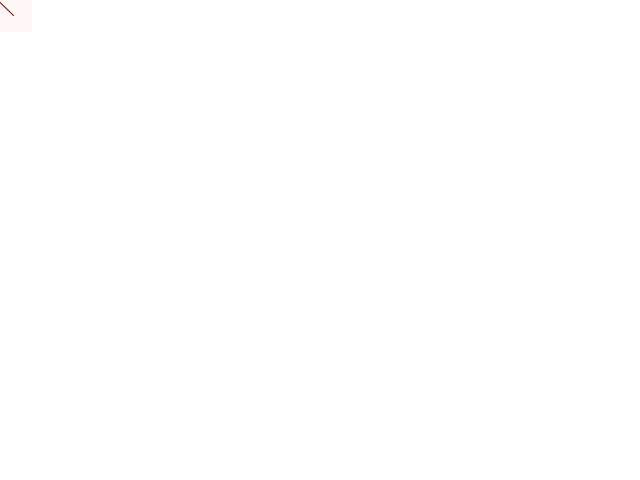
Frame 1 (no input)
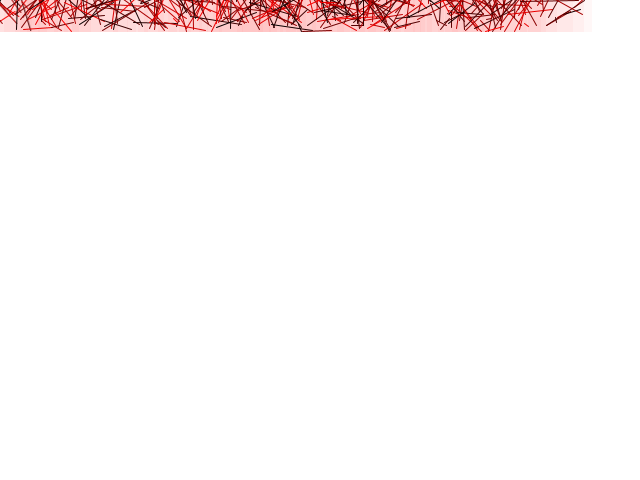
Frame 60 (the mouse pressed at the canvas centre just before this capture)
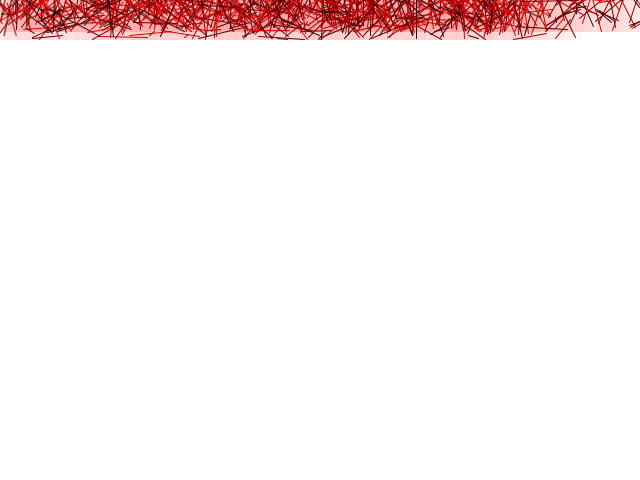
Frame 120 (the mouse held since frame 60 and released just before this capture)

The Processing sketch that drew these frames (run headless with seeded random() and noise(); from frame 60 on, the mouse is pressed at the canvas centre):

// Processing sketch: sketch_12_offscreen_drawing
// ── sketch_12_offscreen_drawing.pde
PGraphics pg;

float x;
float y;

void setup() {
    size( 640, 480 );
    smooth();

    pg = createGraphics( 64, 64, JAVA2D );

    background( 255 );
    imageMode( CENTER );

    x = 0;
    y = 0;
}

void draw() {
    pg.beginDraw();
    pg.background( 255, 0, 0, 8 );
    pg.smooth();

    for( int i = 0; i < 8; i++ ) {
        pg.stroke( random( 255 ), 0, 0 );
        pg.line( random( pg.width ), random( pg.height ), random( pg.width ), random( pg.height ) );
    }

    pg.endDraw();

    image( pg, x, y );

    x += random( 4, 16 );
    if( x > width ) {
        x = 0;
        y += random( 4, 16 );
        if( y > height ) {
            y = 0;
            fill( 255, 32 );
            noStroke();
            rect( 0, 0, width, height );
        }
    }
}

void mousePressed() {
    if( random( 100 ) < 50 ) {
        background( 0 );
    } else {
        background( 255 );
    }
}
